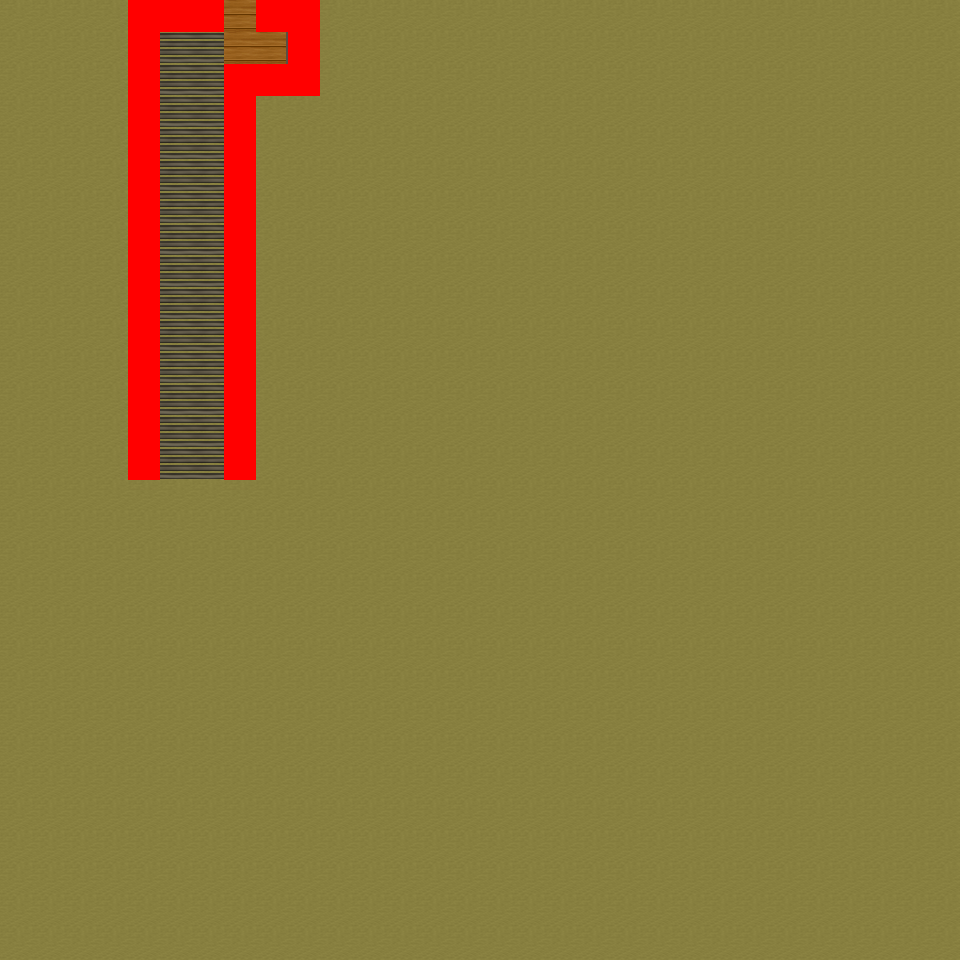

A level layout from a 2D game, rendered from its tile map. Below: a short description, then the map file with tile-grid data replaced by summaries:
An orthogonal 30x30 tile map with 32x32 px tiles, 6 tile layers (Ground, Object, Object2, Above, ...), 7 tilesets and 6 objects (6x mapExit).

<map version="1.0" orientation="orthogonal" renderorder="right-down" width="30" height="30" tilewidth="32" tileheight="32" nextobjectid="7">
  <tileset firstgid="1" name="tileset_logic_collision" tilewidth="32" tileheight="32" tilecount="1" columns="1">
    <image source="../drawable/tileset_logic_collision.png" width="32" height="32" />
  </tileset>
  <tileset firstgid="2" name="tileset_ground_ground" tilewidth="32" tileheight="32" tilecount="33" columns="3">
    <image source="../drawable/tileset_ground_ground.png" width="96" height="352" />
  </tileset>
  <tileset firstgid="35" name="tileset_ground_ridge_earth_dark" tilewidth="32" tileheight="32" tilecount="96" columns="12">
    <image source="../drawable/tileset_ground_ridge_earth_dark.png" width="384" height="256" />
  </tileset>
  <tileset firstgid="131" name="tileset_ground_rock_huge_boulder" tilewidth="32" tileheight="32" tilecount="20" columns="5">
    <image source="../drawable/tileset_ground_rock_huge_boulder.png" width="160" height="128" />
  </tileset>
  <tileset firstgid="151" name="tileset_ground_ladder_vertical_pale" tilewidth="32" tileheight="32" tilecount="5" columns="5">
    <image source="../drawable/tileset_ground_ladder_vertical_pale.png" width="160" height="32" />
  </tileset>
  <tileset firstgid="156" name="tileset_building_fence_wooden_brown_fence" tilewidth="32" tileheight="32" tilecount="42" columns="7">
    <image source="../drawable/tileset_building_fence_wooden_brown_fence.png" width="224" height="192" />
  </tileset>
  <tileset firstgid="198" name="tileset_furniture_table_wooden_rectangular" tilewidth="32" tileheight="32" tilecount="9" columns="3">
    <image source="../drawable/tileset_furniture_table_wooden_rectangular.png" width="96" height="96" />
  </tileset>
  <layer name="Ground" width="30" height="30">
    <data>[900 cells, 900 non-empty, 1 distinct tile ids]</data>
  </layer>
  <layer name="Object" width="30" height="30">
    <data>[900 cells, 62 non-empty, 5 distinct tile ids]</data>
  </layer>
  <layer name="Object2" width="30" height="30">
    <data>[900 cells, 3 non-empty, 2 distinct tile ids]</data>
  </layer>
  <layer name="Above" width="30" height="30">
    <data>[900 cells, 0 non-empty, 0 distinct tile ids]</data>
  </layer>
  <layer name="Above2" width="30" height="30">
    <data>[900 cells, 0 non-empty, 0 distinct tile ids]</data>
  </layer>
  <layer name="Walkable" width="30" height="30">
    <data>[900 cells, 35 non-empty, 1 distinct tile ids]</data>
  </layer>
  <objectgroup name="MapEvents">
    <object id="1" name="north" type="mapExit" x="0" y="0" width="128" height="32">
      <properties>
        <property name="map" value="level_0_x82_y0" />
        <property name="x" value="0" />
        <property name="y" value="28" />
      </properties>
    </object>
    <object id="2" name="north2" type="mapExit" x="224" y="0" width="32" height="32">
      <properties>
        <property name="map" value="level_0_x82_y0" />
        <property name="x" value="7" />
        <property name="y" value="28" />
      </properties>
    </object>
    <object id="3" name="north3" type="mapExit" x="320" y="0" width="640" height="32">
      <properties>
        <property name="map" value="level_0_x82_y0" />
        <property name="x" value="10" />
        <property name="y" value="28" />
      </properties>
    </object>
    <object id="4" name="south" type="mapExit" x="0" y="928" width="960" height="32">
      <properties>
        <property name="map" value="level_0_x82_y2" />
        <property name="x" value="0" />
        <property name="y" value="1" />
      </properties>
    </object>
    <object id="5" name="west" type="mapExit" x="0" y="0" width="32" height="960">
      <properties>
        <property name="map" value="level_0_x81_y1" />
        <property name="x" value="28" />
        <property name="y" value="0" />
      </properties>
    </object>
    <object id="6" name="east" type="mapExit" x="928" y="0" width="32" height="960">
      <properties>
        <property name="map" value="level_0_x83_y1" />
        <property name="x" value="1" />
        <property name="y" value="0" />
      </properties>
    </object>
  </objectgroup>
</map>
